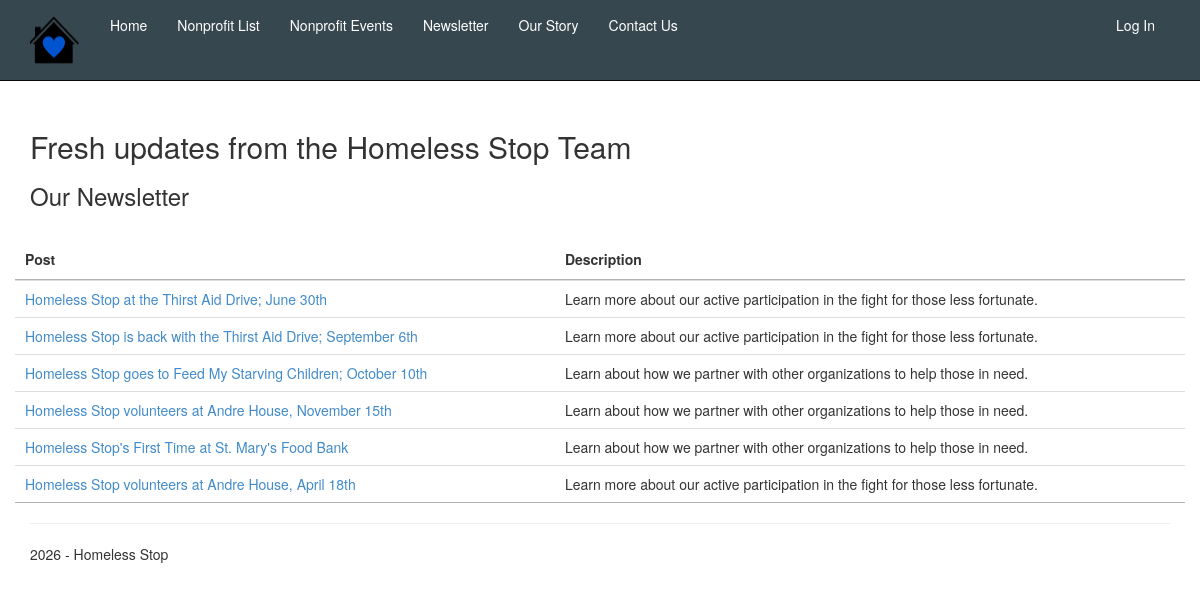
Page /blog on the committed database.
### app/models.py (models this page shows, shortened)
class Post(models.Model):
    name = models.CharField(max_length=100)
    description = models.CharField(max_length=500)
    link = models.CharField(max_length=1000,blank=True)

### app/views.py (the view)
# urls.py: path('blog', views.blog, name='blog'),
def blog(request):
    assert isinstance(request, HttpRequest)
    posts = Post.objects.all()
    return render(
        request,
        'app/blog.html',
        {
            'title':'Fresh updates from the Homeless Stop Team',
            'message':'Our application description page.',
            'year':datetime.now().year,
            'posts': posts,
        }
    )

### app/templates/app/blog.html
{% extends "app/layout.html" %}
{% load static %}
{% block content %}
<h2>{{ title }}</h2>
<h3>Our Newsletter</h3>
<br />
<div class="container-fluid">
    <div class="row">
        <table id="eventTable" class="table" style="width: 100%;">
            <thead>
                <tr>
                    <th> Post </th>
                    <th> Description</th>
                </tr>
            </thead>
            <tbody>
                {% for post in posts %}
                <tr>
                    <td class="col-1">
                        <a href="{{ post.link}}"> {{ post.name }} </a>
                    </td>
                    <td class="col-1">
                        {{ post.description }}
                    </td>
                    {% endfor %}
            </tbody>
        </table>
    </div>
    {% endblock %}

### app/static/app/content/site.css (style rules this page uses)
body { padding-top: 50px; padding-bottom: 20px; }

### rows in the picture
Post: name "Homeless Stop at the Thirst Aid Drive; June 30th", description "Learn more about our active participation in the fight for those less fortunate."
Post: name "Homeless Stop is back with the Thirst Aid Drive; September 6th", description "Learn more about our active participation in the fight for those less fortunate."
Post: name "Homeless Stop goes to Feed My Starving Children; October 10th", description "Learn about how we partner with other organizations to help those in need."
Post: name "Homeless Stop volunteers at Andre House, November 15th", description "Learn about how we partner with other organizations to help those in need."
Post: name "Homeless Stop's First Time at St. Mary's Food Bank", description "Learn about how we partner with other organizations to help those in need."
Post: name "Homeless Stop volunteers at Andre House, April 18th", description "Learn more about our active participation in the fight for those less fortunate."

### other values in the picture
{{ title }} "Fresh updates from the Homeless Stop Team"
